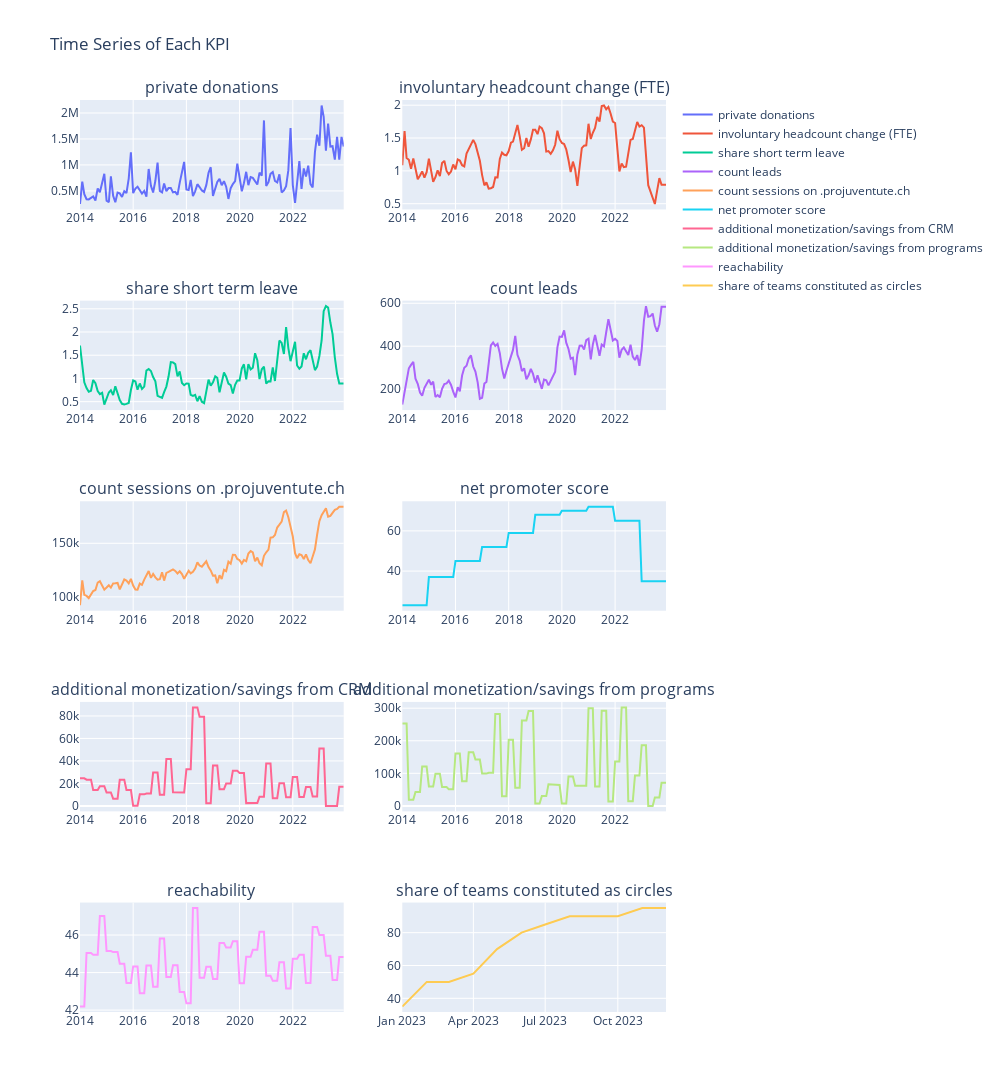

Notebook cell for this chart:
### Code cell
# Creating subplots for the time series of each KPI 
fig = make_subplots(rows=5, cols=2, subplot_titles=kpis, shared_xaxes=False)

row = 1
col = 1
for kpi in kpis:
    dfKpi = dfNewStructure[dfNewStructure['kpi'] == kpi]
    trace = go.Scatter(x=dfKpi['date'], y=dfKpi['value'], name=kpi, mode='lines')
    fig.add_trace(trace, row=row, col=col)
    col += 1
    if col > 2:
        col = 1
        row += 1

fig.update_layout(height=1200, width=1000, title_text='Time Series of Each KPI')
fig.show()
